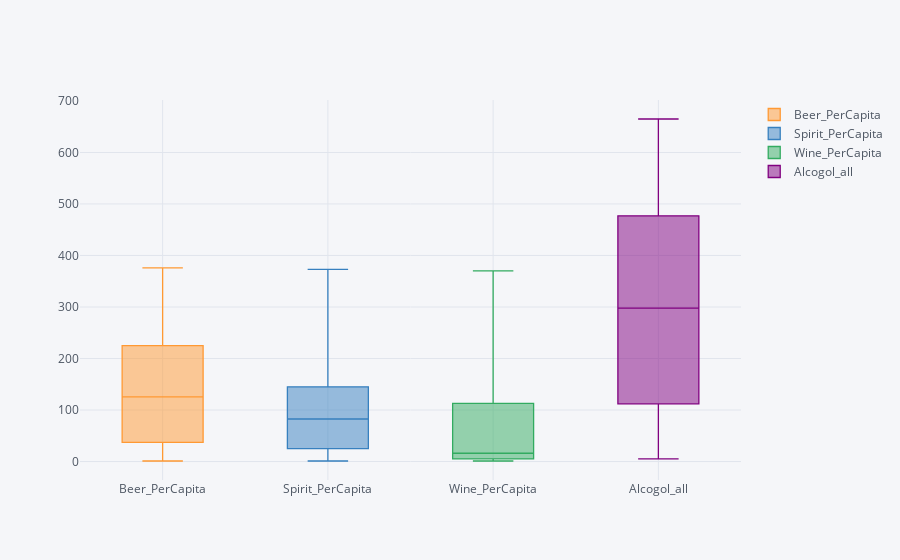

The notebook cell this image was saved under:
### Code cell
alkotester.iplot(kind='box')

### Figure 1 — Plotly figure (JSON) as saved in the notebook; plotly's stock layout.template omitted (floating-point values rounded to 4 significant figures)
{"data": [{"boxpoints": false, "line": {"width": 1.3}, "marker": {"color": "rgba(255, 153, 51, 1.0)"}, "name": "Beer_PerCapita", "orientation": "v", "type": "box", "uid": "7cbcac7e-61ef-47e8-993c-e18fcab83ad2", "y": [224, 185, 233, 169, 263, 240, 251, 203, 261, 152, 63, 279, 249, 149, 346, 245, 295, 313, 236, 238, 60, 219, 130, 285, 193, 361, 16, 115, 149, 159, 127, 99, 1, 284, 53, 128, 42, 197, 333, 196, 52, 78, 25, 85, 162, 263, 77, 124, 109, 247, 343, 140, 167, 343, 142, 270, 163, 19, 98, 281, 192, 213, 297, 224, 82, 230, 51, 6, 21, 71, 79, 31, 283, 76, 31, 193, 12, 234, 20, 194, 106, 111, 51, 133, 77, 42, 69, 32, 89, 25, 376, 147, 225, 6, 21, 58, 206, 31, 32, 52, 76, 9, 231, 64, 8, 347, 5, 1, 173, 1, 37, 57, 217, 3, 15, 25, 26, 36, 19, 34, 36, 5]}, {"boxpoints": false, "line": {"width": 1.3}, "marker": {"color": "rgba(55, 128, 191, 1.0)"}, "name": "Spirit_PerCapita", "orientation": "v", "type": "box", "uid": "803c393e-dba4-4bcd-b3e2-c3280c9beea5", "y": [81, 100, 61, 71, 133, 122, 88, 79, 72, 60, 69, 75, 158, 87, 117, 145, 84, 118, 133, 68, 12, 126, 124, 104, 25, 170, 135, 35, 100, 76, 151, 258, 42, 157, 69, 178, 63, 156, 100, 293, 69, 118, 101, 42, 74, 114, 202, 246, 226, 326, 215, 16, 41, 244, 373, 51, 160, 71, 31, 216, 154, 117, 122, 194, 97, 87, 22, 21, 46, 186, 192, 97, 131, 173, 114, 147, 6, 215, 55, 67, 27, 2, 3, 112, 189, 5, 98, 19, 132, 3, 3, 1, 76, 4, 179, 22, 237, 3, 3, 100, 1, 1, 252, 18, 11, 98, 1, 326, 35, 3, 1, 65, 57, 2, 1, 7, 15, 6, 152, 4, 2, 35]}, {"boxpoints": false, "line": {"width": 1.3}, "marker": {"color": "rgba(50, 171, 96, 1.0)"}, "name": "Wine_PerCapita", "orientation": "v", "type": "box", "uid": "52edcccd-fb2d-420c-935e-e3eac427abf1", "y": [278, 280, 78, 129, 97, 100, 190, 175, 212, 186, 9, 191, 84, 11, 175, 16, 212, 165, 271, 5, 11, 195, 172, 18, 221, 134, 5, 220, 120, 3, 370, 1, 7, 112, 2, 7, 7, 7, 3, 116, 2, 1, 8, 237, 3, 8, 16, 12, 18, 73, 56, 9, 8, 56, 42, 276, 21, 32, 18, 62, 113, 74, 167, 59, 9, 254, 7, 1, 5, 1, 8, 6, 127, 8, 128, 9, 10, 185, 31, 339, 86, 1, 20, 218, 8, 2, 2, 4, 54, 2, 1, 4, 81, 1, 11, 2, 45, 10, 1, 149, 9, 7, 94, 4, 1, 59, 1, 1, 35, 1, 7, 1, 45, 1, 1, 7, 4, 1, 2, 13, 19, 16]}, {"boxpoints": false, "line": {"width": 1.3}, "marker": {"color": "rgba(128, 0, 128, 1.0)"}, "name": "Alcogol_all", "orientation": "v", "type": "box", "uid": "e5c647a9-3fe3-421f-a128-c4e102d03c9a", "y": [583, 565, 372, 369, 493, 462, 529, 457, 545, 398, 141, 545, 491, 247, 638, 406, 591, 596, 640, 311, 83, 540, 426, 407, 439, 665, 156, 370, 369, 238, 648, 358, 50, 553, 124, 313, 112, 360, 436, 605, 123, 197, 134, 364, 239, 385, 295, 382, 353, 646, 614, 165, 216, 643, 557, 597, 344, 122, 147, 559, 459, 404, 586, 477, 188, 571, 80, 28, 72, 258, 279, 134, 541, 257, 273, 349, 28, 634, 106, 600, 219, 114, 74, 463, 274, 49, 169, 55, 275, 30, 380, 152, 382, 11, 211, 82, 488, 44, 36, 301, 86, 17, 577, 86, 20, 504, 7, 328, 243, 5, 45, 123, 319, 6, 17, 39, 45, 43, 173, 51, 57, 56]}], "layout": {"legend": {"bgcolor": "#F5F6F9", "font": {"color": "#4D5663"}}, "paper_bgcolor": "#F5F6F9", "plot_bgcolor": "#F5F6F9", "title": {"font": {"color": "#4D5663"}}, "xaxis": {"gridcolor": "#E1E5ED", "showgrid": true, "tickfont": {"color": "#4D5663"}, "title": {"font": {"color": "#4D5663"}, "text": ""}, "zerolinecolor": "#E1E5ED"}, "yaxis": {"gridcolor": "#E1E5ED", "showgrid": true, "tickfont": {"color": "#4D5663"}, "title": {"font": {"color": "#4D5663"}, "text": ""}, "zerolinecolor": "#E1E5ED"}}}
